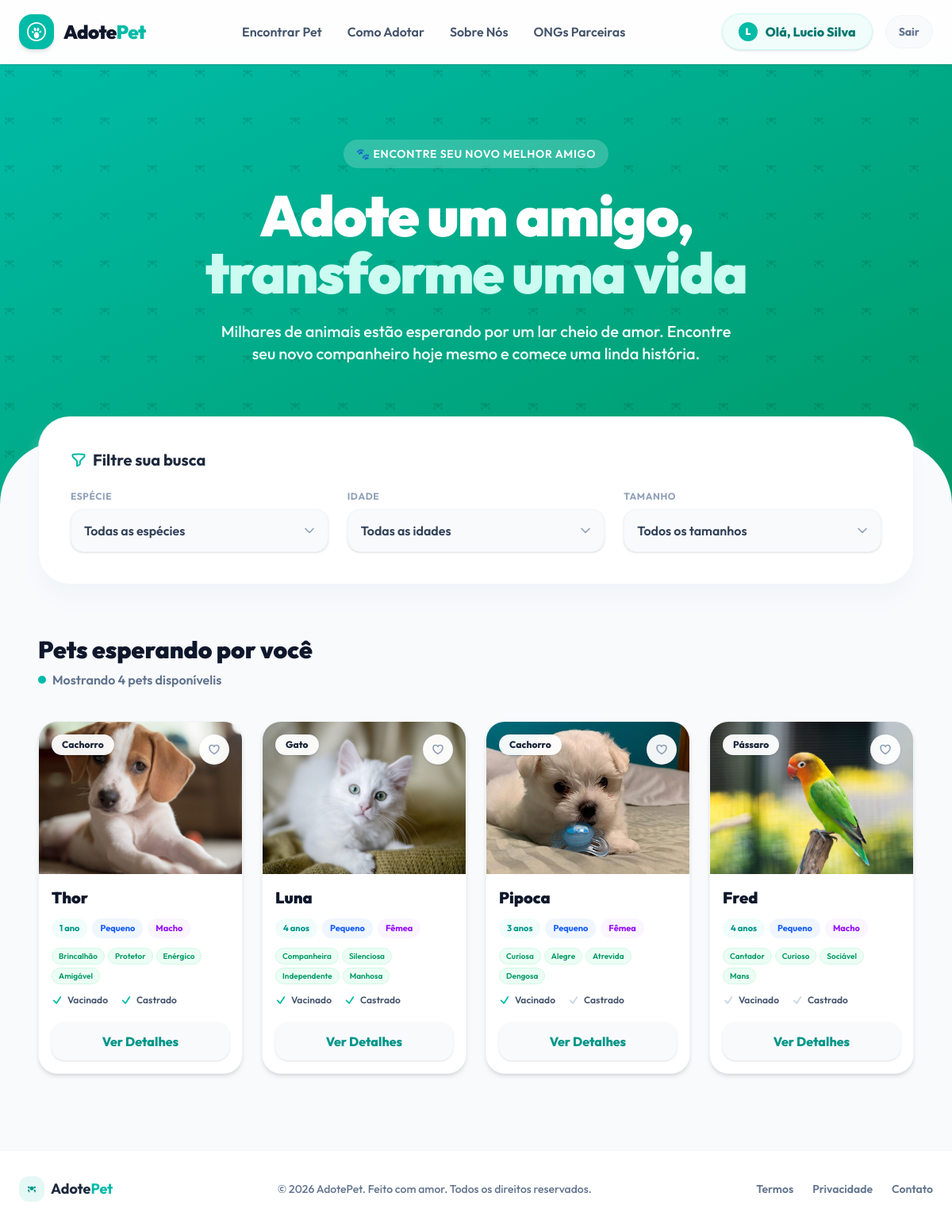
The page / (signed in) on the database its author committed.
### adocoes/models.py (models this page shows, shortened)
class Animal(models.Model):
    TAMANHO_CHOICES = [
        ('Pequeno', 'Pequeno'),
        ('Médio', 'Médio'),
        ('Grande', 'Grande'),
    ]
    SEXO_CHOICES = [
        ('Macho', 'Macho'),
        ('Fêmea', 'Fêmea'),
    ]
    ESPECIE_CHOICES = [
        ('Cachorro', 'Cachorro'),
        ('Gato', 'Gato'),
        ('Pássaro', 'Pássaro'),
        ('Outros', 'Outros'),
    ]
    IDADE_CATEGORIA_CHOICES = [
        ('Filhote', 'Filhote'),
        ('Jovem', 'Jovem'),
        ('Adulto', 'Adulto'),
        ('Sênior', 'Sênior'),
    ]
    nome = models.CharField(max_length=100, verbose_name="Nome")
    especie = models.CharField(max_length=20, choices=ESPECIE_CHOICES, default='Cachorro', verbose_name="Espécie")
    foto = models.ImageField(upload_to='animais/', verbose_name="Foto")
    idade = models.PositiveIntegerField(verbose_name="Idade")
    idade_categoria = models.CharField(max_length=20, choices=IDADE_CATEGORIA_CHOICES, default='Adulto', verbose_name="Categoria de Idade")
    tamanho = models.CharField(max_length=10, choices=TAMANHO_CHOICES, verbose_name="Tamanho")
    sexo = models.CharField(max_length=10, choices=SEXO_CHOICES, verbose_name="Sexo")
    caracteristicas = models.TextField(verbose_name="Características", help_text="Ex: Carinhoso, Brincalhão, Obediente")
    descricao = models.TextField(verbose_name="Descrição")
    vacinado = models.BooleanField(default=False, verbose_name="Vacinado")
    castrado = models.BooleanField(default=False, verbose_name="Castrado")
    def caracteristicas_list(self):
        if self.caracteristicas:
            return [c.strip() for c in self.caracteristicas.split(',') if c.strip()]
        return []
    class Meta:
        verbose_name = "Animal"
        verbose_name_plural = "Animais"

### adocoes/views.py (the view)
# urls.py: path('', views.home, name='home'),
def home(request):
    animais = Animal.objects.all()
    especie = request.GET.get('especie')
    idade_categoria = request.GET.get('idade_categoria')
    tamanho = request.GET.get('tamanho')
    if especie and especie != 'Todos':
        animais = animais.filter(especie__iexact=especie)
    if idade_categoria and idade_categoria != 'Todos':
        animais = animais.filter(idade_categoria__iexact=idade_categoria)
    if tamanho and tamanho != 'Todos':
        animais = animais.filter(tamanho__iexact=tamanho)
    favoritos = []
    if request.user.is_authenticated:
        favoritos = list(request.user.meus_interesses.values_list('animal_id', flat=True))
    context = {
        'animais': animais,
        'selected_especie': especie or 'Todos',
        'selected_idade': idade_categoria or 'Todos',
        'selected_tamanho': tamanho or 'Todos',
        'favoritos': favoritos,
    }
    return render(request, 'home.html', context)

### adocoes/templates/home.html (shortened to what this page needs)
{% extends 'base.html' %}
{% block content %}
<section class="bg-gradient-to-br from-teal-500 to-emerald-600 text-white pt-24 pb-40 px-6 md:px-12 text-center relative overflow-hidden">
    <div class="absolute inset-0 opacity-10 pointer-events-none">
    </div>
    <div class="max-w-4xl mx-auto relative z-10">
        <span class="inline-flex items-center gap-2 px-4 py-2 rounded-full bg-white/20 backdrop-blur-md text-sm font-semibold tracking-wider uppercase mb-6">
            🐾 Encontre seu novo melhor amigo
        </span>
        <h1 class="text-5xl md:text-7xl font-black tracking-tight leading-none mb-6">
            Adote um amigo,<br><span class="text-teal-100">transforme uma vida</span>
        </h1>
        <p class="text-lg md:text-xl text-teal-50 max-w-2xl mx-auto mb-8 font-medium">
            Milhares de animais estão esperando por um lar cheio de amor.
            Encontre seu novo companheiro hoje mesmo e comece uma linda história.
        </p>
    </div>
</section>
<section class="relative z-20 bg-[#F8FAFC] rounded-t-[3.5rem] md:rounded-t-[5rem] -mt-24 pt-16 pb-24 px-4 md:px-12 border-t border-slate-100/50">
    <div class="max-w-7xl mx-auto">
        <div class="bg-white p-6 md:p-10 rounded-[2.5rem] shadow-xl shadow-slate-100 border border-slate-100/80 -mt-24 relative z-30 mb-16">
            <h2 class="text-xl font-bold text-slate-800 mb-6 flex items-center gap-2">
                <span>Filtre sua busca</span>
            </h2>
            <form id="filter-form" method="GET" action="{% url 'home' %}" class="grid grid-cols-1 md:grid-cols-3 gap-6">
                <div class="relative">
                    <label class="block text-xs font-bold text-slate-400 uppercase tracking-wider mb-2">Espécie</label>
                    <div class="relative">
                        <select name="especie" class="w-full appearance-none bg-slate-50 border border-slate-100 text-slate-700 px-4 py-3.5 rounded-2xl focus:ring-2 focus:ring-teal-500 focus:bg-white transition-all outline-none cursor-pointer font-semibold shadow-sm">
                            <option value="Todos" {% if selected_especie == 'Todos' %}selected{% endif %}>Todas as espécies</option>
                        </select>
                        <div class="absolute right-4 top-1/2 -translate-y-1/2 pointer-events-none text-slate-400">
                        </div>
                    </div>
                </div>
                <div class="relative">
                    <label class="block text-xs font-bold text-slate-400 uppercase tracking-wider mb-2">Idade</label>
                    <div class="relative">
                        <select name="idade_categoria" class="w-full appearance-none bg-slate-50 border border-slate-100 text-slate-700 px-4 py-3.5 rounded-2xl focus:ring-2 focus:ring-teal-500 focus:bg-white transition-all outline-none cursor-pointer font-semibold shadow-sm">
                            <option value="Todos" {% if selected_idade == 'Todos' %}selected{% endif %}>Todas as idades</option>
                        </select>
                        <div class="absolute right-4 top-1/2 -translate-y-1/2 pointer-events-none text-slate-400">
                        </div>
                    </div>
                </div>
                <div class="relative">
                    <label class="block text-xs font-bold text-slate-400 uppercase tracking-wider mb-2">Tamanho</label>
                    <div class="relative">
                        <select name="tamanho" class="w-full appearance-none bg-slate-50 border border-slate-100 text-slate-700 px-4 py-3.5 rounded-2xl focus:ring-2 focus:ring-teal-500 focus:bg-white transition-all outline-none cursor-pointer font-semibold shadow-sm">
                            <option value="Todos" {% if selected_tamanho == 'Todos' %}selected{% endif %}>Todos os tamanhos</option>
                        </select>
                        <div class="absolute right-4 top-1/2 -translate-y-1/2 pointer-events-none text-slate-400">
                        </div>
                    </div>
                </div>
            </form>
        </div>
        <div class="flex flex-col md:flex-row md:items-end justify-between mb-10 gap-4">
            <div>
                <h3 class="text-3xl font-black text-slate-900 mb-2">Pets esperando por você</h3>
                <p class="text-slate-500 font-semibold flex items-center gap-2">
                    <span class="inline-block w-2.5 h-2.5 bg-teal-500 rounded-full animate-pulse"></span>
                    <span>Mostrando {{ animais.count }} pet{{ animais.count|pluralize:"s" }} disponível{{ animais.count|pluralize:"is" }}</span>
                </p>
            </div>
        </div>
        <div id="animals-grid">
            {% if animais %}
                <div class="grid grid-cols-1 sm:grid-cols-2 md:grid-cols-3 lg:grid-cols-4 gap-6">
                {% for animal in animais %}
                    <div class="bg-white rounded-3xl overflow-hidden shadow-md hover:shadow-xl hover:-translate-y-1 transition-all duration-300 border border-slate-100 flex flex-col group">
                        <div class="relative h-48 overflow-hidden bg-slate-100">
                            {% if animal.foto %}
                                <img src="{{ animal.foto.url }}" alt="{{ animal.nome }}" class="w-full h-full object-cover group-hover:scale-105 transition-transform duration-500">
                            {% else %}
                                <div class="w-full h-full flex items-center justify-center text-slate-400 font-bold bg-slate-200">
                                    Sem Foto
                                </div>
                            {% endif %}
                            <div class="absolute top-4 left-4 bg-white/95 backdrop-blur-sm px-3 py-1 rounded-full text-xs font-extrabold text-slate-800 shadow-sm border border-slate-100/50">
                                {{ animal.especie }}
                            </div>
                            <button class="absolute top-4 right-4 {% if animal.id in favoritos %}bg-teal-500 text-white{% else %}bg-white/95 text-slate-400{% endif %} backdrop-blur-sm p-2.5 rounded-full hover:scale-110 transition-all shadow-sm border border-slate-100/50 btn-favoritar" data-id="{{ animal.id }}">
                                <svg xmlns="http://www.w3.org/2000/svg" fill="{% if animal.id in favoritos %}currentColor{% else %}none{% endif %}" viewBox="0 0 24 24" stroke-width="2.5" stroke="currentColor" class="w-4 h-4">
                                    <path stroke-linecap="round" stroke-linejoin="round" d="M21 8.25c0-2.485-2.099-4.5-4.688-4.5-1.935 0-3.597 1.126-4.312 2.733-.715-1.607-2.377-2.733-4.313-2.733C5.1 3.75 3 5.765 3 8.25c0 7.22 9 12 9 12s9-4.78 9-12Z" />
                                </svg>
                            </button>
                        </div>
                        <div class="p-4 flex flex-col flex-grow space-y-3">
                            <h4 class="text-xl font-black text-slate-900 group-hover:text-teal-600 transition-colors">
                                {{ animal.nome }}
                            </h4>
                            <div class="flex flex-wrap gap-1.5">
                                <span class="px-2.5 py-1 text-[11px] font-bold rounded-xl bg-teal-50 text-teal-600">{{ animal.idade }} ano{{ animal.idade|pluralize }}</span>
                                <span class="px-2.5 py-1 text-[11px] font-bold rounded-xl bg-blue-50 text-blue-600">{{ animal.tamanho }}</span>
                                <span class="px-2.5 py-1 text-[11px] font-bold rounded-xl bg-purple-50 text-purple-600">{{ animal.sexo }}</span>
                            </div>
                            {% if animal.caracteristicas_list %}
                                <div class="flex flex-wrap gap-1">
                                    {% for caracteristica in animal.caracteristicas_list %}
                                        <span class="px-2 py-0.5 text-[10px] font-semibold rounded-full bg-emerald-50 text-emerald-600 border border-emerald-100">
                                            {{ caracteristica }}
                                        </span>
                                    {% endfor %}
                                </div>
                            {% endif %}
                            <div class="flex gap-4 text-xs font-semibold text-slate-600">
                                <div class="flex items-center gap-1.5">
                                    <svg xmlns="http://www.w3.org/2000/svg" fill="none" viewBox="0 0 24 24" stroke-width="3" stroke="currentColor" class="w-3.5 h-3.5 {% if animal.vacinado %}text-teal-500{% else %}text-slate-300{% endif %}">
                                        <path stroke-linecap="round" stroke-linejoin="round" d="m4.5 12.75 6 6 9-13.5" />
                                    </svg>
                                    <span>Vacinado</span>
                                </div>
                                <div class="flex items-center gap-1.5">
                                    <svg xmlns="http://www.w3.org/2000/svg" fill="none" viewBox="0 0 24 24" stroke-width="3" stroke="currentColor" class="w-3.5 h-3.5 {% if animal.castrado %}text-teal-500{% else %}text-slate-300{% endif %}">
                                        <path stroke-linecap="round" stroke-linejoin="round" d="m4.5 12.75 6 6 9-13.5" />
                                    </svg>
                                    <span>Castrado</span>
                                </div>
                            </div>
                            <div class="mt-auto pt-2">
                                <a href="{% url 'detalhe' animal.id %}" class="block text-center w-full py-3 bg-slate-50 hover:bg-teal-500 hover:text-white text-teal-600 font-extrabold rounded-2xl transition-all shadow-sm hover:shadow-md hover:shadow-teal-100">
                                    Ver Detalhes
                                </a>
                            </div>
                        </div>
                    </div>
                {% endfor %}
                </div>
            </div>
        {% endif %}
        </div>
</section>
{% endblock %}

### adocoes/templates/base.html (shortened to what this page needs)
<!DOCTYPE html>
<html lang="pt-br">
<head>
    <script src="https://cdn.jsdelivr.net/npm/@tailwindcss/browser@4"></script>
</head>
<body class="bg-[#F8FAFC] text-slate-800 min-h-screen flex flex-col pt-20">
    <nav class="fixed top-0 left-0 right-0 z-50 bg-white/80 backdrop-blur-md border-b border-slate-100 shadow-sm">
        <div class="max-w-7xl mx-auto px-6 h-20 flex items-center justify-between">
            <a href="{% url 'home' %}" class="flex items-center gap-3 group">
                <div class="bg-teal-500 text-white p-2.5 rounded-2xl group-hover:scale-105 transition-transform shadow-md shadow-teal-150">
                </div>
                <span class="text-2xl font-black tracking-tight text-slate-900">
                    Adote<span class="text-teal-500">Pet</span>
                </span>
            </a>
            <div class="hidden md:flex items-center gap-8 font-semibold text-slate-600">
                <a href="{% url 'home' %}" class="hover:text-teal-500 transition-colors">Encontrar Pet</a>
                <a href="{% url 'como-adotar' %}" class="hover:text-teal-500 transition-colors">Como Adotar</a>
                <a href="{% url 'sobre-nos' %}" class="hover:text-teal-500 transition-colors">Sobre Nós</a>
                <a href="{% url 'ongs-parceiras' %}" class="hover:text-teal-500 transition-colors">ONGs Parceiras</a>
            </div>
            <div class="flex items-center gap-4">
                {% if user.is_authenticated %}
                    <a href="{% url 'perfil' %}" class="flex items-center gap-2.5 px-5 py-2.5 bg-teal-50 border border-teal-100 text-teal-700 font-extrabold rounded-full transition-all hover:bg-teal-100/50 shadow-sm">
                        <div class="w-6 h-6 rounded-full bg-teal-500 text-white flex items-center justify-center text-xs font-black">
                            {{ user.first_name|slice:":1"|upper|default:user.username|slice:":1"|upper }}
                        </div>
                        <span>Olá, {{ user.first_name|default:user.username|truncatechars:12 }}</span>
                    </a>
                    <a href="{% url 'logout' %}" class="px-4 py-2.5 bg-slate-50 hover:bg-rose-50 text-slate-500 hover:text-rose-600 font-bold rounded-full border border-slate-100 hover:border-rose-100 transition-all text-sm">
                        Sair
                    </a>
                {% endif %}
            </div>
        </div>
    </nav>
    <main class="flex-grow">
        {% block content %}
        {% endblock %}
    </main>
    <footer class="bg-white border-t border-slate-100 py-8">
        <div class="max-w-7xl mx-auto px-6 flex flex-col md:flex-row items-center justify-between gap-4">
            <div class="flex items-center gap-2">
                <div class="bg-teal-500/10 text-teal-600 p-1.5 rounded-xl">
                </div>
                <span class="text-lg font-bold text-slate-800">Adote<span class="text-teal-500">Pet</span></span>
            </div>
            <p class="text-sm text-slate-500 font-medium text-center md:text-left">
                &copy; 2026 AdotePet. Feito com amor. Todos os direitos reservados.
            </p>
            <div class="flex gap-6 text-sm text-slate-500 font-semibold">
                <a href="#" class="hover:text-teal-500 transition-colors">Termos</a>
                <a href="#" class="hover:text-teal-500 transition-colors">Privacidade</a>
                <a href="#" class="hover:text-teal-500 transition-colors">Contato</a>
            </div>
        </div>
    </footer>
</body>
</html>

### adocoes/templates/base.html (style rules this page uses)
body { font-family: 'Outfit', sans-serif; }

### rows shown on the page
Animal: foto (picture), especie "Cachorro", nome "Thor", idade "1", tamanho "Pequeno", sexo "Macho", caracteristicas_list "Brincalhão" "Protetor" "Enérgico" "Amigável", vacinado True (drawn), castrado True (drawn)
Animal: foto (picture), especie "Gato", nome "Luna", idade "4", tamanho "Pequeno", sexo "Fêmea", caracteristicas_list "Companheira" "Silenciosa" "Independente" "Manhosa", vacinado True (drawn), castrado True (drawn)
Animal: foto (picture), especie "Cachorro", nome "Pipoca", idade "3", tamanho "Pequeno", sexo "Fêmea", caracteristicas_list "Curiosa" "Alegre" "Atrevida" "Dengosa", vacinado True (drawn), castrado False (drawn)
Animal: foto (picture), especie "Pássaro", nome "Fred", idade "4", tamanho "Pequeno", sexo "Macho", caracteristicas_list "Cantador" "Curioso" "Sociável" "Mans", vacinado False (drawn), castrado False (drawn)

### other values the page prints
{{ user.first_name|default:user.username|truncatechars:12 }} "Lucio Silva"
{{ animais.count }} "4"
